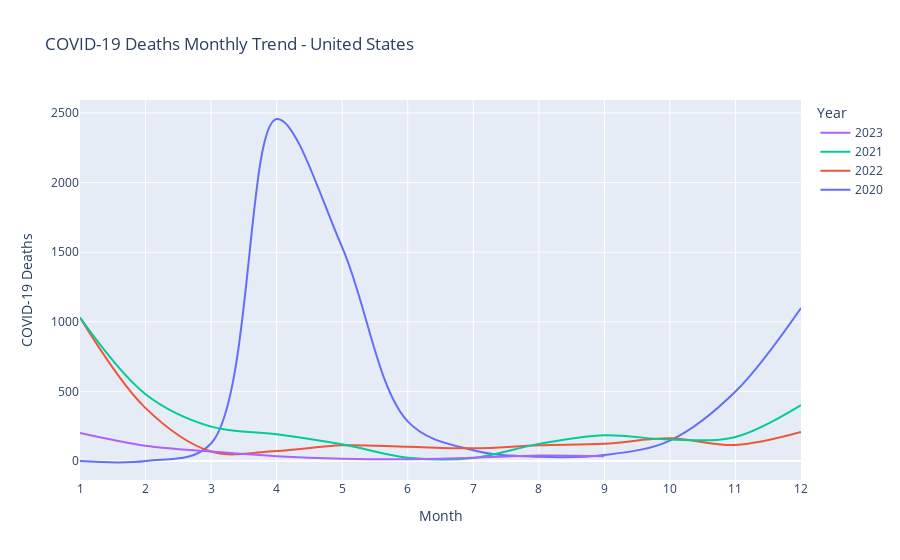

Write notebook code for a chart like this one.
### Code cell
monthly_treand_by_year = (
    df
    .filter(
        pl.col('State') == 'United States',
        pl.col('Age Group') == 'All Ages',
        pl.col('Sex') == 'All Sexes'
    )
    .group_by('Year', 'Month')
    .agg(
        pl.col('COVID-19 Deaths').sum(),
    )
    .sort(by='Month')
)

fig = px.line(
    monthly_treand_by_year, 
    x='Month', 
    y='COVID-19 Deaths', 
    color='Year',
    title='COVID-19 Deaths Monthly Trend - United States',
    line_shape='spline'
)

fig.update_xaxes(dtick = 1)
fig.update_layout(legend_traceorder='reversed')
fig.show()

### Figure 1 — Plotly figure (JSON) as saved in the notebook; plotly's stock layout.template omitted (floating-point values rounded to 4 significant figures)
{"data": [{"hovertemplate": "Year=2020<br>Month=%{x}<br>COVID-19 Deaths=%{y}<extra></extra>", "legendgroup": "2020", "line": {"color": "#636efa", "dash": "solid", "shape": "spline"}, "marker": {"symbol": "circle"}, "mode": "lines", "name": "2020", "orientation": "v", "showlegend": true, "type": "scatter", "x": [1, 2, 3, 4, 5, 6, 7, 8, 9, 10, 11, 12], "xaxis": "x", "y": [0, 0, 126, 2457, 1535, 285, 77, 30, 43, 147, 499, 1099], "yaxis": "y"}, {"hovertemplate": "Year=2022<br>Month=%{x}<br>COVID-19 Deaths=%{y}<extra></extra>", "legendgroup": "2022", "line": {"color": "#EF553B", "dash": "solid", "shape": "spline"}, "marker": {"symbol": "circle"}, "mode": "lines", "name": "2022", "orientation": "v", "showlegend": true, "type": "scatter", "x": [1, 2, 3, 4, 5, 6, 7, 8, 9, 10, 11, 12], "xaxis": "x", "y": [1030, 380, 68, 72, 113, 102, 91, 113, 124, 163, 115, 208], "yaxis": "y"}, {"hovertemplate": "Year=2021<br>Month=%{x}<br>COVID-19 Deaths=%{y}<extra></extra>", "legendgroup": "2021", "line": {"color": "#00cc96", "dash": "solid", "shape": "spline"}, "marker": {"symbol": "circle"}, "mode": "lines", "name": "2021", "orientation": "v", "showlegend": true, "type": "scatter", "x": [1, 2, 3, 4, 5, 6, 7, 8, 9, 10, 11, 12], "xaxis": "x", "y": [1030, 480, 247, 193, 120, 24, 22, 123, 185, 154, 173, 402], "yaxis": "y"}, {"hovertemplate": "Year=2023<br>Month=%{x}<br>COVID-19 Deaths=%{y}<extra></extra>", "legendgroup": "2023", "line": {"color": "#ab63fa", "dash": "solid", "shape": "spline"}, "marker": {"symbol": "circle"}, "mode": "lines", "name": "2023", "orientation": "v", "showlegend": true, "type": "scatter", "x": [1, 2, 3, 4, 5, 6, 7, 8, 9], "xaxis": "x", "y": [202, 110, 68, 35, 17, 13, 23, 39, 34], "yaxis": "y"}], "layout": {"legend": {"title": {"text": "Year"}, "tracegroupgap": 0, "traceorder": "reversed"}, "title": {"text": "COVID-19 Deaths Monthly Trend - United States"}, "xaxis": {"anchor": "y", "domain": [0, 1], "dtick": 1, "title": {"text": "Month"}}, "yaxis": {"anchor": "x", "domain": [0, 1], "title": {"text": "COVID-19 Deaths"}}}}
